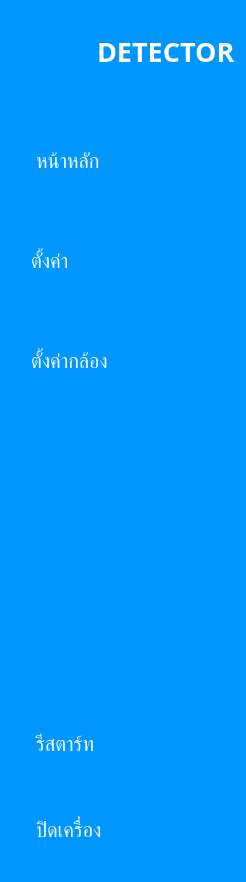
     <widget class="QWidget" name="show_sidebar" native="true">
      <property name="enabled">
       <bool>true</bool>
      </property>
      <property name="styleSheet">
       <string notr="true">QWidget {
	background-color: rgb(0, 150, 255);
	border-radius: 10px;
}

QPushButton {
	background-color: rgb(0, 150, 255);
	font-size: 20px;
	color: white;
	text-align: left;
	height: 50px;
	border: none;
	border-top-left-radius: 10px;
	border-bottom-left-radius: 10px;
	padding: 15px;
}

QPushButton:checked {
	background-color: #f5fafe;
	color: rgb(0, 150, 255);
	font-weight: bold;
}</string>
      </property>
      <layout class="QVBoxLayout" name="verticalLayout_20">
       <item>
        <layout class="QHBoxLayout" name="horizontalLayout_2">
         <property name="topMargin">
          <number>0</number>
         </property>
         <property name="rightMargin">
          <number>0</number>
         </property>
         <item>
          <widget class="QLabel" name="profile_img1">
           <property name="minimumSize">
            <size>
             <width>80</width>
             <height>80</height>
            </size>
           </property>
           <property name="maximumSize">
            <size>
             <width>80</width>
             <height>80</height>
            </size>
           </property>
           <property name="text">
            <string/>
           </property>
           <property name="pixmap">
            <pixmap resource="resource.qrc">:/assets/images/polipharm.png</pixmap>
           </property>
           <property name="scaledContents">
            <bool>true</bool>
           </property>
          </widget>
         </item>
         <item>
          <widget class="QLabel" name="label_3">
           <property name="font">
            <font>
             <family>Kanit</family>
             <pointsize>20</pointsize>
             <bold>true</bold>
            </font>
           </property>
           <property name="styleSheet">
            <string notr="true">color: rgb(255, 255, 255);</string>
           </property>
           <property name="text">
            <string>DETECTOR</string>
           </property>
          </widget>
         </item>
        </layout>
       </item>
       <item>
        <layout class="QVBoxLayout" name="verticalLayout_2">
         <property name="spacing">
          <number>20</number>
         </property>
         <property name="topMargin">
          <number>25</number>
         </property>
         <item>
          <widget class="QPushButton" name="home_1">
           <property name="font">
            <font>
             <family>Kanit</family>
             <pointsize>-1</pointsize>
             <bold>false</bold>
            </font>
           </property>
           <property name="cursor">
            <cursorShape>PointingHandCursor</cursorShape>
           </property>
           <property name="text">
            <string>  หน้าหลัก</string>
           </property>
           <property name="icon">
            <iconset resource="resource.qrc">
             <normaloff>:/assets/icon/home.png</normaloff>:/assets/icon/home.png</iconset>
           </property>
           <property name="iconSize">
            <size>
             <width>60</width>
             <height>60</height>
            </size>
           </property>
           <property name="checkable">
            <bool>true</bool>
           </property>
           <property name="autoExclusive">
            <bool>true</bool>
           </property>
          </widget>
         </item>
         <item>
          <widget class="QPushButton" name="setting_1">
           <property name="font">
            <font>
             <family>Kanit</family>
             <pointsize>-1</pointsize>
            </font>
           </property>
           <property name="cursor">
            <cursorShape>PointingHandCursor</cursorShape>
           </property>
           <property name="text">
            <string> ตั้งค่า</string>
           </property>
           <property name="icon">
            <iconset resource="resource.qrc">
             <normaloff>:/assets/icon/settings.png</normaloff>:/assets/icon/settings.png</iconset>
           </property>
           <property name="iconSize">
            <size>
             <width>60</width>
             <height>60</height>
            </size>
           </property>
           <property name="checkable">
            <bool>true</bool>
           </property>
           <property name="autoExclusive">
            <bool>true</bool>
           </property>
          </widget>
         </item>
         <item>
          <widget class="QPushButton" name="camera_setting_1">
           <property name="font">
            <font>
             <family>Kanit</family>
             <pointsize>-1</pointsize>
            </font>
           </property>
           <property name="cursor">
            <cursorShape>PointingHandCursor</cursorShape>
           </property>
           <property name="text">
            <string> ตั้งค่ากล้อง</string>
           </property>
           <property name="icon">
            <iconset resource="resource.qrc">
             <normaloff>:/assets/icon/camera.png</normaloff>:/assets/icon/camera.png</iconset>
           </property>
           <property name="iconSize">
            <size>
             <width>60</width>
             <height>60</height>
            </size>
           </property>
           <property name="checkable">
            <bool>true</bool>
           </property>
           <property name="autoExclusive">
            <bool>true</bool>
           </property>
          </widget>
         </item>
        </layout>
       </item>
       <item>
        <spacer name="verticalSpacer_2">
         <property name="orientation">
          <enum>Qt::Orientation::Vertical</enum>
         </property>
         <property name="sizeHint" stdset="0">
          <size>
           <width>20</width>
           <height>297</height>
          </size>
         </property>
        </spacer>
       </item>
       <item>
        <layout class="QVBoxLayout" name="verticalLayout_4">
         <item>
          <widget class="QPushButton" name="restart_program_1">
           <property name="font">
            <font>
             <family>Kanit</family>
             <pointsize>-1</pointsize>
             <strikeout>false</strikeout>
             <kerning>true</kerning>
            </font>
           </property>
           <property name="cursor">
            <cursorShape>PointingHandCursor</cursorShape>
           </property>
           <property name="text">
            <string>  รีสตาร์ท</string>
           </property>
           <property name="icon">
            <iconset resource="resource.qrc">
             <normaloff>:/assets/icon/restart.png</normaloff>:/assets/icon/restart.png</iconset>
           </property>
           <property name="iconSize">
            <size>
             <width>60</width>
             <height>60</height>
            </size>
           </property>
           <property name="shortcut">
            <string notr="true">Ctrl+S</string>
           </property>
          </widget>
         </item>
         <item>
          <widget class="QPushButton" name="shutdown_1">
           <property name="font">
            <font>
             <family>Kanit</family>
             <pointsize>-1</pointsize>
             <strikeout>false</strikeout>
             <kerning>true</kerning>
            </font>
           </property>
           <property name="cursor">
            <cursorShape>PointingHandCursor</cursorShape>
           </property>
           <property name="text">
            <string>  ปิดเครื่อง</string>
           </property>
           <property name="icon">
            <iconset resource="resource.qrc">
             <normaloff>:/assets/icon/shutdown1.png</normaloff>:/assets/icon/shutdown1.png</iconset>
           </property>
           <property name="iconSize">
            <size>
             <width>60</width>
             <height>60</height>
            </size>
           </property>
           <property name="shortcut">
            <string notr="true">Ctrl+S</string>
           </property>
          </widget>
         </item>
        </layout>
       </item>
      </layout>
     </widget>
